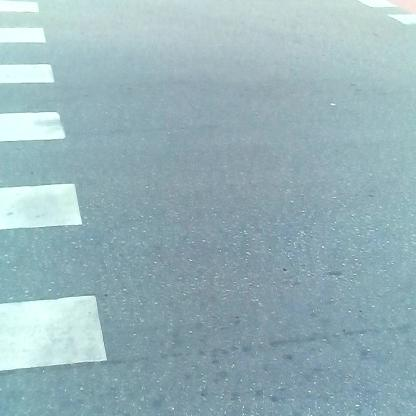
#> input picture datasets/dataset/test/images/i1042.jpg, 416 x 416 px, given in place of F1TenthOnboardVid.mp4, which was not available
$ python lane_detection.py
#> lines starting #> are read from the running program, lines starting #| are printed output that depends on the picture; pictures that were not available may be replaced by others from this repository, and a replacement may not be noted
import cv2
import numpy as np

# Read the test video, currently testing
cap = cv2.VideoCapture('datasets/test/F1TenthOnboardVid.mp4')

# Create the orb object for ORB feature detection and extraction
# orb (oriented fast and rotation brief) is a feature extractor and matching algorithm
# it's lightweight and efficient. Provides 3D-esque representation
orb = cv2.ORB_create(1000)

# main loop
while (cap.isOpened()):
    ret, frame = cap.read()
#> frame is the input picture: shape (416, 416, 3); mean B, G, R 186.1, 179.3, 151.5
    if not ret:
        break

    # Checking the dimensions of the video, they are 720 x 1280 x 3
    '''
    h, w, c = frame.shape
    print(f"Height: {h} Width: {w} channels: {c} ")
    '''

    # Pre-processing steps, need to add more for lens distortion
    ### ****************** ###
    frame = cv2.resize(frame, (540, 380), fx = 0, fy = 0,
                       interpolation=cv2.INTER_CUBIC)
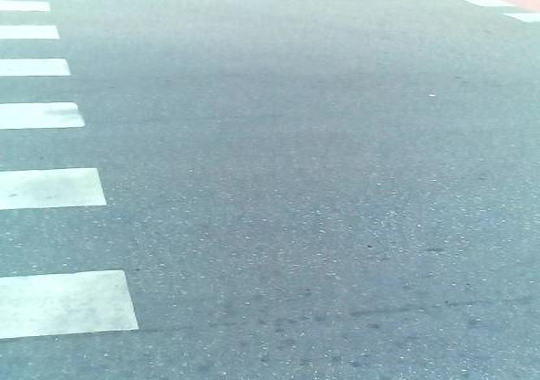
#> frame: shape (380, 540, 3); mean B, G, R 186.1, 179.3, 151.5
    # Convert the frame to gray so that ORB and Canny edge detection can work
    grayFrame = cv2.cvtColor(frame, cv2.COLOR_BGR2GRAY)
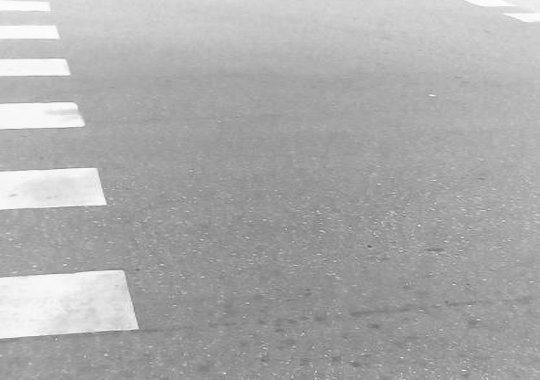
#> grayFrame: shape (380, 540); min 81, max 254, mean 171.7
    ### ****************** ###


    # Compute the orb detections
    keypoints, descriptors = orb.detectAndCompute(grayFrame, None)
#> keypoints = 455 keypoints; strongest (x, y, size): (136, 328, 37.2), (135, 327, 44.6), (137, 328, 31), (105, 203, 31)
    # The actual frame with the detections drawn on top
    frame_with_kp = cv2.drawKeypoints(grayFrame, keypoints, None, color=(0, 255, 0), flags=0)
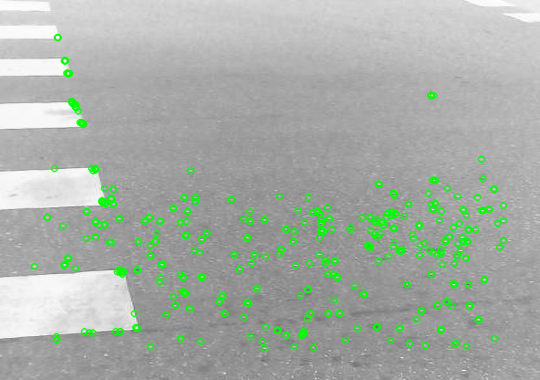
#> frame_with_kp: shape (380, 540, 3); mean of channels 0, 1, 2 166.3, 175, 166.3; drawn as B, G, R
    cv2.imshow("ORB Keypoints", frame_with_kp)

    # Canny edge detection, black and white representation of edges in a frame
    canny = cv2.Canny(grayFrame, 100, 200)
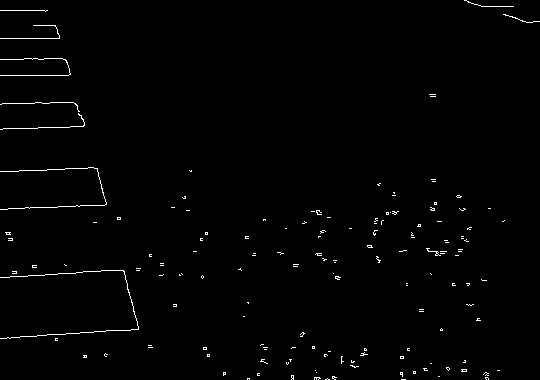
#> canny: shape (380, 540); 1% white in thin lines or dots
    cv2.imshow("Canny edge detection", canny)

    # Display the resulting frame
    # cv2.imshow('F1tenth Onboard Video', frame)

     # define q as the exit button
    if cv2.waitKey(25) & 0xFF == ord('q'):
#> (key q is pressed here)
        break

# release the video capture object
cap.release()
# Closes all the windows currently opened.
cv2.destroyAllWindows()

$ run again, on datasets/dataset/test/images/i1054.jpg
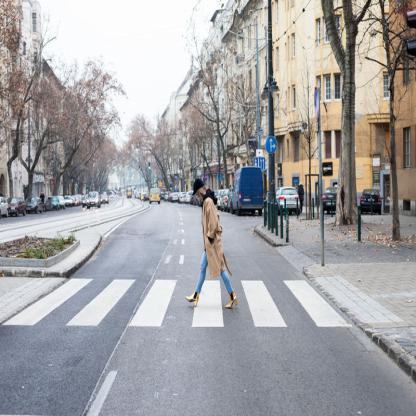
#> input picture datasets/dataset/test/images/i1054.jpg, 416 x 416 px, given in place of F1TenthOnboardVid.mp4, which was not available
#> frame is the input picture: shape (416, 416, 3); mean B, G, R 164.6, 162.7, 163.3
#> frame: shape (380, 540, 3)
#> `grayFrame = cv2.cvtColor(frame, cv2.COLOR_BGR2GRAY)`:
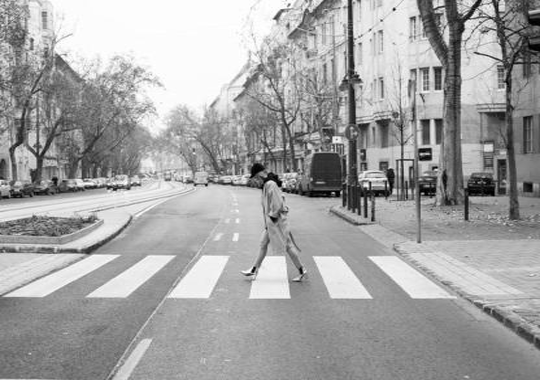
#> grayFrame: shape (380, 540); min 0, max 255, mean 163.1
#> keypoints = 1000 keypoints; strongest (x, y, size): (249, 272, 31), (367, 185, 31), (252, 270, 31), (282, 184, 31)
#> `canny = cv2.Canny(grayFrame, 100, 200)`:
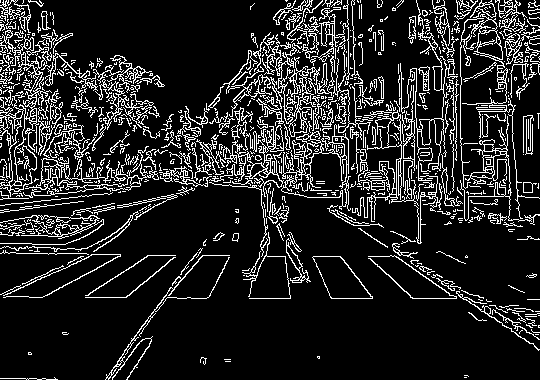
#> canny: shape (380, 540); 14.3% white in thin lines or dots

$ run again, on datasets/dataset/test/images/i1068.jpg
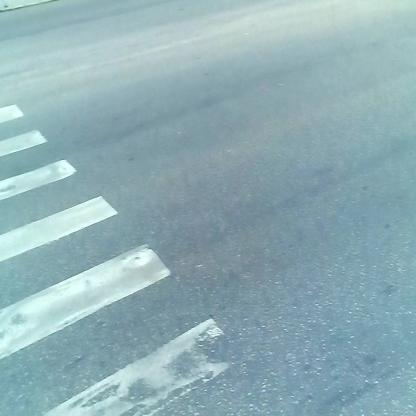
#> input picture datasets/dataset/test/images/i1068.jpg, 416 x 416 px, given in place of F1TenthOnboardVid.mp4, which was not available
#> frame is the input picture: shape (416, 416, 3); mean B, G, R 181.9, 175, 144
#> frame: shape (380, 540, 3)
#> `grayFrame = cv2.cvtColor(frame, cv2.COLOR_BGR2GRAY)`:
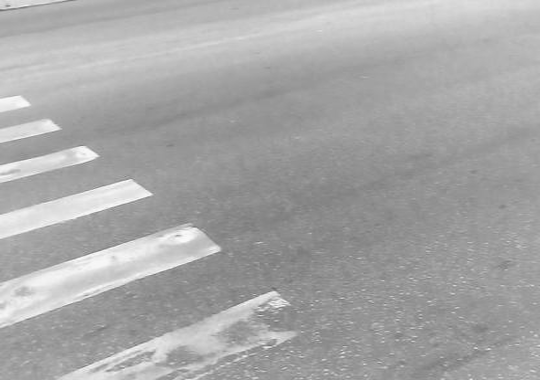
#> grayFrame: shape (380, 540); min 106, max 251, mean 166.5
#> keypoints = 461 keypoints; strongest (x, y, size): (150, 194, 31), (218, 248, 37.2), (95, 156, 44.6), (96, 155, 37.2)
#> `canny = cv2.Canny(grayFrame, 100, 200)`:
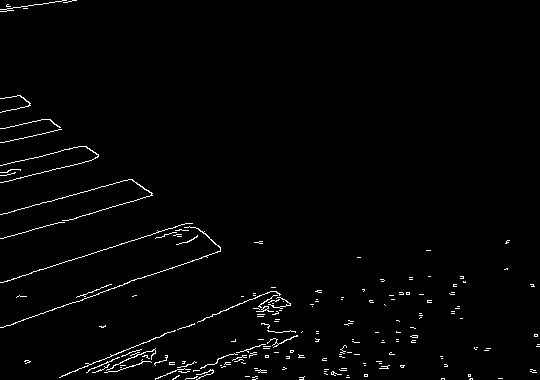
#> canny: shape (380, 540); 1.7% white in thin lines or dots

$ run again, on datasets/dataset/test/images/i1267.jpg
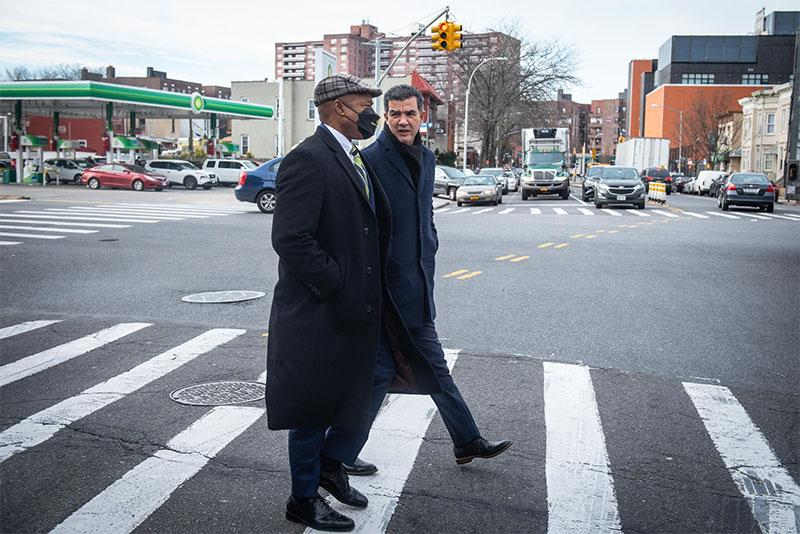
#> input picture datasets/dataset/test/images/i1267.jpg, 800 x 534 px, given in place of F1TenthOnboardVid.mp4, which was not available
#> frame is the input picture: shape (534, 800, 3); mean B, G, R 145, 137.5, 133.2
#> frame: shape (380, 540, 3)
#> `grayFrame = cv2.cvtColor(frame, cv2.COLOR_BGR2GRAY)`:
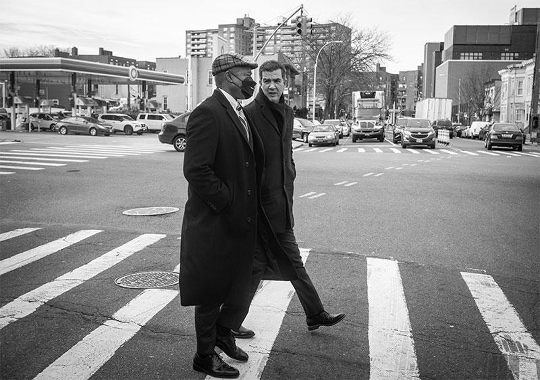
#> grayFrame: shape (380, 540); min 0, max 255, mean 137.1
#> keypoints = 993 keypoints; strongest (x, y, size): (143, 116, 31), (304, 137, 31), (305, 135, 31), (302, 137, 31)
#> `canny = cv2.Canny(grayFrame, 100, 200)`:
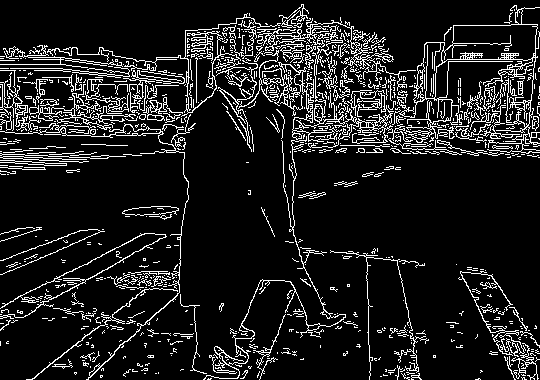
#> canny: shape (380, 540); 11.8% white in thin lines or dots
